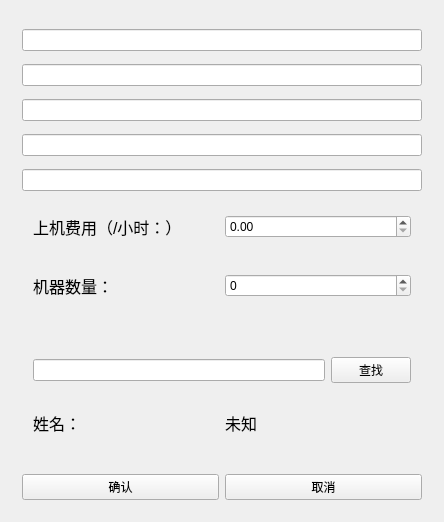
<?xml version="1.0" encoding="UTF-8"?>
<ui version="4.0">
 <class>CreateRoomWindowClass</class>
 <widget class="QWidget" name="CreateRoomWindowClass">
  <property name="geometry">
   <rect>
    <x>0</x>
    <y>0</y>
    <width>444</width>
    <height>522</height>
   </rect>
  </property>
  <property name="sizePolicy">
   <sizepolicy hsizetype="Preferred" vsizetype="Fixed">
    <horstretch>0</horstretch>
    <verstretch>0</verstretch>
   </sizepolicy>
  </property>
  <property name="windowTitle">
   <string>CreateRoomWindow</string>
  </property>
  <layout class="QVBoxLayout" name="verticalLayout_3">
   <item>
    <widget class="QWidget" name="widget" native="true">
     <layout class="QVBoxLayout" name="verticalLayout">
      <item>
       <widget class="QLineEdit" name="lineEdit_room_name"/>
      </item>
      <item>
       <widget class="QLineEdit" name="lineEdit_cpu"/>
      </item>
      <item>
       <widget class="QLineEdit" name="lineEdit_ram"/>
      </item>
      <item>
       <widget class="QLineEdit" name="lineEdit_rom"/>
      </item>
      <item>
       <widget class="QLineEdit" name="lineEdit_gpu"/>
      </item>
      <item>
       <widget class="QWidget" name="widget_fees" native="true">
        <property name="sizePolicy">
         <sizepolicy hsizetype="Preferred" vsizetype="Fixed">
          <horstretch>0</horstretch>
          <verstretch>0</verstretch>
         </sizepolicy>
        </property>
        <layout class="QHBoxLayout" name="horizontalLayout_5">
         <item>
          <widget class="QLabel" name="label_2">
           <property name="font">
            <font>
             <pointsize>12</pointsize>
            </font>
           </property>
           <property name="text">
            <string>上机费用（/小时：）</string>
           </property>
          </widget>
         </item>
         <item>
          <widget class="QDoubleSpinBox" name="doubleSpinBox_fees">
           <property name="maximum">
            <double>65535.000000000000000</double>
           </property>
          </widget>
         </item>
        </layout>
       </widget>
      </item>
      <item>
       <widget class="QWidget" name="widget_machine_num" native="true">
        <property name="sizePolicy">
         <sizepolicy hsizetype="Preferred" vsizetype="Fixed">
          <horstretch>0</horstretch>
          <verstretch>0</verstretch>
         </sizepolicy>
        </property>
        <layout class="QHBoxLayout" name="horizontalLayout_4">
         <item>
          <widget class="QLabel" name="label_3">
           <property name="font">
            <font>
             <pointsize>12</pointsize>
            </font>
           </property>
           <property name="text">
            <string>机器数量：</string>
           </property>
          </widget>
         </item>
         <item>
          <widget class="QSpinBox" name="spinBox_machine_count"/>
         </item>
        </layout>
       </widget>
      </item>
     </layout>
    </widget>
   </item>
   <item>
    <widget class="QWidget" name="widget_2" native="true">
     <property name="sizePolicy">
      <sizepolicy hsizetype="Preferred" vsizetype="Fixed">
       <horstretch>0</horstretch>
       <verstretch>0</verstretch>
      </sizepolicy>
     </property>
     <layout class="QVBoxLayout" name="verticalLayout_2">
      <item>
       <widget class="QWidget" name="widget_3" native="true">
        <property name="sizePolicy">
         <sizepolicy hsizetype="Preferred" vsizetype="Fixed">
          <horstretch>0</horstretch>
          <verstretch>0</verstretch>
         </sizepolicy>
        </property>
        <layout class="QHBoxLayout" name="horizontalLayout">
         <item>
          <widget class="QLineEdit" name="lineEdit_manager_id"/>
         </item>
         <item>
          <widget class="QPushButton" name="pushButton_search_manager">
           <property name="text">
            <string>查找</string>
           </property>
          </widget>
         </item>
        </layout>
       </widget>
      </item>
      <item>
       <widget class="QWidget" name="widget_user_info" native="true">
        <property name="sizePolicy">
         <sizepolicy hsizetype="Preferred" vsizetype="Fixed">
          <horstretch>0</horstretch>
          <verstretch>0</verstretch>
         </sizepolicy>
        </property>
        <layout class="QHBoxLayout" name="horizontalLayout_2">
         <item>
          <widget class="QLabel" name="label">
           <property name="font">
            <font>
             <pointsize>12</pointsize>
            </font>
           </property>
           <property name="text">
            <string>姓名：</string>
           </property>
          </widget>
         </item>
         <item>
          <widget class="QLabel" name="label_manager_name">
           <property name="font">
            <font>
             <pointsize>12</pointsize>
            </font>
           </property>
           <property name="text">
            <string>未知</string>
           </property>
          </widget>
         </item>
        </layout>
       </widget>
      </item>
     </layout>
    </widget>
   </item>
   <item>
    <widget class="QWidget" name="widget_5" native="true">
     <property name="sizePolicy">
      <sizepolicy hsizetype="Preferred" vsizetype="Fixed">
       <horstretch>0</horstretch>
       <verstretch>0</verstretch>
      </sizepolicy>
     </property>
     <layout class="QHBoxLayout" name="horizontalLayout_3">
      <item>
       <widget class="QPushButton" name="pushButton_confirm">
        <property name="text">
         <string>确认</string>
        </property>
       </widget>
      </item>
      <item>
       <widget class="QPushButton" name="pushButton_cancal">
        <property name="text">
         <string>取消</string>
        </property>
       </widget>
      </item>
     </layout>
    </widget>
   </item>
  </layout>
 </widget>
 <layoutdefault spacing="6" margin="11"/>
 <resources/>
 <connections/>
</ui>
